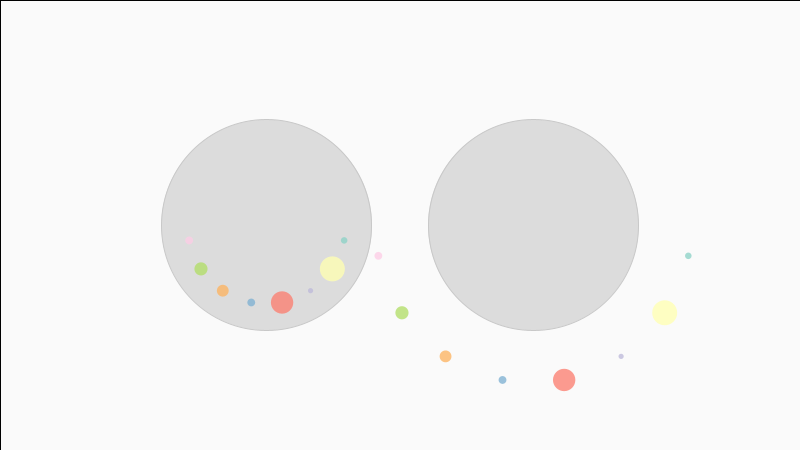
Frame 1 (no input)
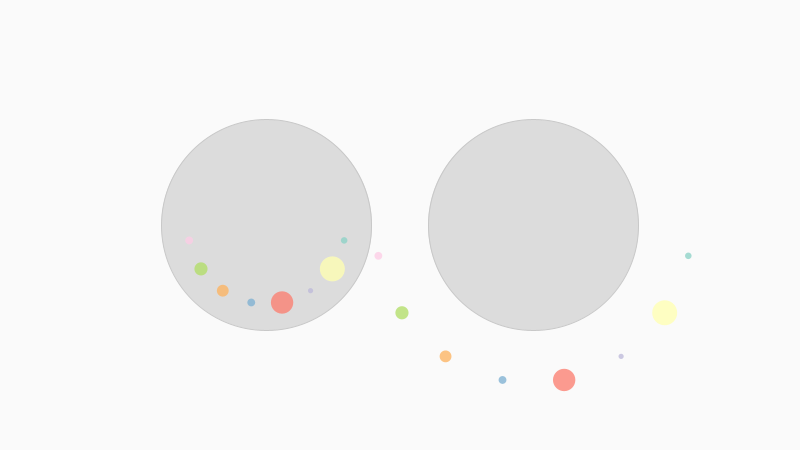
Frame 60 (the mouse pressed at the canvas centre just before this capture)
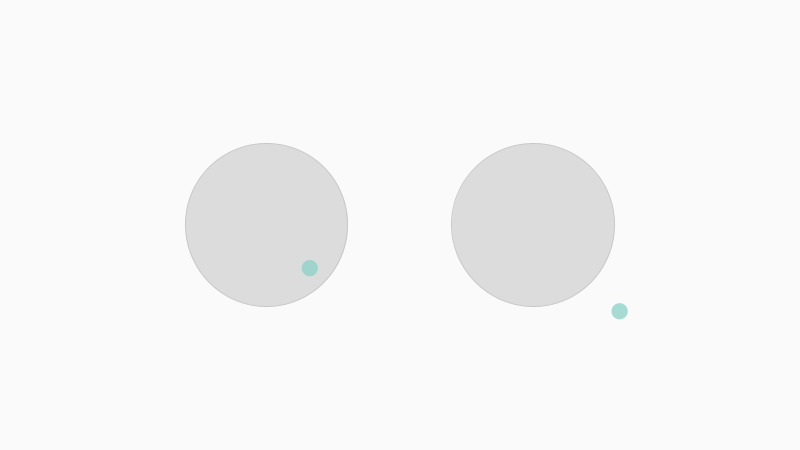
Frame 120 (the mouse held since frame 60 and released just before this capture)

The Processing sketch that drew these frames (run headless with seeded random() and noise(); from frame 60 on, the mouse is pressed at the canvas centre):

// Processing sketch: processing_100322
// ── processing_100322.pde

int minimumValue = 0;
int maximumValue = 20;
int minimumCategories = 2;
int maximumCategories = 12;
int maximumSum = (maximumValue * maximumCategories);
float minimumRadius = 80.0;
float maximumRadius = 160.0;

int[] data;
int categories;

// colorbrewer.org discrete-set-3-12
color[] colors = new color[]
  {
    color(141, 211, 199, 200),
    color(255, 255, 179, 200),
    color(190, 186, 218, 200),
    color(251, 128, 114, 200),
    color(128, 177, 211, 200),
    color(253, 180, 98, 200),
    color(179, 222, 105, 200),
    color(252, 205, 229, 200),
    color(217, 217, 217, 200),
    color(188, 128, 189, 200),
    color(204, 235, 197, 200),
    color(255, 237, 111, 200)
  };

void setup() {
  size(800, 450);
  smooth();
  background(250);
  ellipseMode(CENTER);
  strokeWeight(1.0);

  createData();
}

void draw() {
  fill(250);
  rect(0, 0, width, height);

  int sum = 0;
  for (int datum : data)
  {
    sum += datum;
  }

  float cx = width / 3.0;
  float cy = height / 2.0;

  // "smile" diagram

  float centerRadius = lerp(minimumRadius, maximumRadius, (float) sum / (float) maximumSum);
  float valuesRadius = centerRadius * 0.75;
  float maximumValueRadius = centerRadius / (float) categories;

  fill(220);
  stroke(200);
  ellipse(cx, cy, centerRadius * 2.0, centerRadius * 2.0);

  noFill();
  stroke(240);
  //ellipse(cx, cy, valuesRadius * 2.0, valuesRadius * 2.0);

  float alpha = (float) Math.PI/(float) categories;
  for (int i = 0; i < data.length; i++)
  {
    float d = 2.0 * lerp(0.0, maximumValueRadius, (float) data[i]/(float) maximumValue);
    float theta = (float) i * alpha + (alpha / 2.0);
    float x = cx + ((float) Math.cos(theta)) * valuesRadius;
    float y = cy + ((float) Math.sin(theta)) * valuesRadius;
    fill(colors[i]);
    noStroke();
    ellipse(x, y, d, d);
  }

  // "solar system" diagram

  cx = 2.0 * width / 3.0;
  valuesRadius = centerRadius * 1.5;

  fill(220);
  stroke(200);
  ellipse(cx, cy, centerRadius * 2.0, centerRadius * 2.0);

  noFill();
  stroke(240);
  //ellipse(cx, cy, valuesRadius * 2.0, valuesRadius * 2.0);

  for (int i = 0; i < data.length; i++)
  {
    float d = 2.0 * lerp(0.0, maximumValueRadius, (float) data[i]/(float) maximumValue);
    float theta = (float) i * alpha + (alpha / 2.0);
    float x = cx + ((float) Math.cos(theta)) * valuesRadius;
    float y = cy + ((float) Math.sin(theta)) * valuesRadius;
    fill(colors[i]);
    noStroke();
    ellipse(x, y, d, d);
  }
}

void mousePressed() {
  createData();
}

void createData() {
  int c = (int) random(minimumCategories, maximumCategories);
  data = new int[c];
  for (int i = 0; i < c; i++)
  {
    data[i] = (int) random(minimumValue, maximumValue);
  }
  categories = data.length;
}
